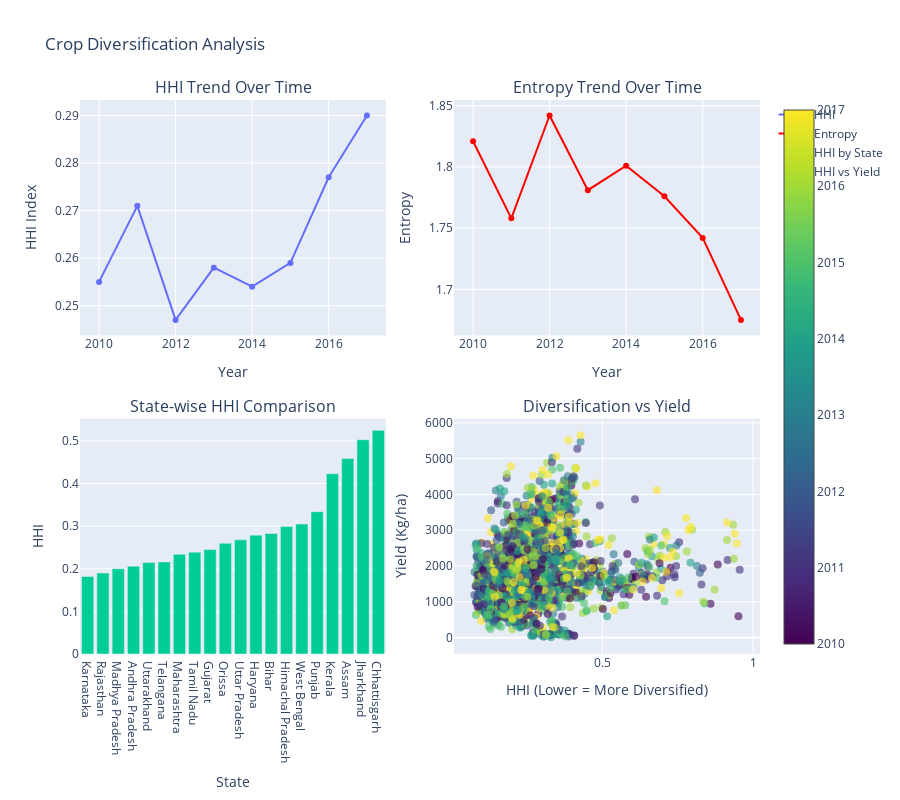

Here is the notebook cell this chart was saved with:
### Code cell
# 8. Crop Diversification Analysis

def analyze_crop_diversification(df):
    """Analyze crop diversification patterns"""
    
    # Calculate Herfindahl-Hirschman Index (HHI) for each district-year
    area_columns = [col for col in df.columns if 'AREA' in col and '1000 ha' in col]
    
    diversification_analysis = []
    for idx, row in df.iterrows():
        areas = row[area_columns]
        total_area = areas.sum()
        
        if total_area > 0:
            proportions = areas / total_area

            # ---- SAFEST FIX: Convert to numpy array (prevents .log error) ----
            proportions_np = proportions.to_numpy(dtype=float)

            # HHI
            hhi = np.sum(proportions_np ** 2)

            # Entropy (fully safe numeric operations)
            entropy = -np.sum(proportions_np * np.log(proportions_np + 1e-10))
            # -------------------------------------------------------------------

            diversification_analysis.append({
                'State': row['State Name'],
                'District': row['Dist Name'],
                'Year': row['Year'],
                'HHI': hhi,
                'Entropy': entropy,
                'Total_Crops': (areas > 0).sum(),
                'Dominant_Crop': areas.idxmax() if not areas.empty else None
            })
    
    diversification_df = pd.DataFrame(diversification_analysis)
    
    # Analyze trends
    print("Crop Diversification Analysis:")
    print("=" * 80)
    
    # Yearly trends
    yearly_diversification = diversification_df.groupby('Year').agg({
        'HHI': 'mean',
        'Entropy': 'mean',
        'Total_Crops': 'mean'
    }).round(3)
    
    print("\nYearly Diversification Trends:")
    print(yearly_diversification)
    
    # State-level comparison
    state_diversification = diversification_df.groupby('State').agg({
        'HHI': ['mean', 'std'],
        'Entropy': ['mean', 'std'],
        'Total_Crops': 'mean'
    }).round(3)
    
    state_diversification.columns = ['_'.join(col).strip() for col in state_diversification.columns.values]
    state_diversification = state_diversification.sort_values('HHI_mean')
    
    print("\nState-level Diversification (sorted by HHI - lower is more diversified):")
    print(state_diversification.head(10))
    
    # Visualization
    fig = make_subplots(
        rows=2, cols=2,
        subplot_titles=('HHI Trend Over Time', 'Entropy Trend Over Time',
                       'State-wise HHI Comparison', 'Diversification vs Yield'),
        vertical_spacing=0.15
    )
    
    # HHI trend
    fig.add_trace(
        go.Scatter(x=yearly_diversification.index, y=yearly_diversification['HHI'],
                  mode='lines+markers', name='HHI'),
        row=1, col=1
    )
    
    # Entropy trend
    fig.add_trace(
        go.Scatter(x=yearly_diversification.index, y=yearly_diversification['Entropy'],
                  mode='lines+markers', name='Entropy', line=dict(color='red')),
        row=1, col=2
    )
    
    # State HHI comparison
    fig.add_trace(
        go.Bar(x=state_diversification.index, y=state_diversification['HHI_mean'],
               name='HHI by State'),
        row=2, col=1
    )
    
    # Diversification vs Yield
    merged_data = pd.merge(
        diversification_df,
        df[['State Name', 'Dist Name', 'Year', 'OVERALL_YIELD_Kg_per_ha']],
        left_on=['State', 'District', 'Year'],
        right_on=['State Name', 'Dist Name', 'Year']
    )
    
    fig.add_trace(
        go.Scatter(
            x=merged_data['HHI'],
            y=merged_data['OVERALL_YIELD_Kg_per_ha'],
            mode='markers',
            name='HHI vs Yield',
            marker=dict(size=8, opacity=0.6, color=merged_data['Year'],
                        colorscale='viridis', showscale=True)
        ),
        row=2, col=2
    )
    
    fig.update_layout(height=800, showlegend=True, title_text="Crop Diversification Analysis")
    fig.update_xaxes(title_text="Year", row=1, col=1)
    fig.update_xaxes(title_text="Year", row=1, col=2)
    fig.update_xaxes(title_text="State", row=2, col=1)
    fig.update_xaxes(title_text="HHI (Lower = More Diversified)", row=2, col=2)
    fig.update_yaxes(title_text="HHI Index", row=1, col=1)
    fig.update_yaxes(title_text="Entropy", row=1, col=2)
    fig.update_yaxes(title_text="HHI", row=2, col=1)
    fig.update_yaxes(title_text="Yield (Kg/ha)", row=2, col=2)
    
    fig.show()
    
    return diversification_df

diversification_df = analyze_crop_diversification(df)

### Figure 1 — Plotly figure (JSON) as saved in the notebook; plotly's stock layout.template omitted (floating-point values rounded to 4 significant figures; data arrays with more than 128 entries replaced by an {"elided": "..."} marker saying what was removed)
{"data": [{"mode": "lines+markers", "name": "HHI", "type": "scatter", "x": [2010, 2011, 2012, 2013, 2014, 2015, 2016, 2017], "xaxis": "x", "y": [0.255, 0.271, 0.247, 0.258, 0.254, 0.259, 0.277, 0.29], "yaxis": "y"}, {"line": {"color": "red"}, "mode": "lines+markers", "name": "Entropy", "type": "scatter", "x": [2010, 2011, 2012, 2013, 2014, 2015, 2016, 2017], "xaxis": "x2", "y": [1.821, 1.758, 1.842, 1.781, 1.801, 1.776, 1.742, 1.675], "yaxis": "y2"}, {"name": "HHI by State", "type": "bar", "x": ["Karnataka", "Rajasthan", "Madhya Pradesh", "Andhra Pradesh", "Uttarakhand", "Telangana", "Maharashtra", "Tamil Nadu", "Gujarat", "Orissa", "Uttar Pradesh", "Haryana", "Bihar", "Himachal Pradesh", "West Bengal", "Punjab", "Kerala", "Assam", "Jharkhand", "Chhattisgarh"], "xaxis": "x3", "y": [0.182, 0.19, 0.2, 0.206, 0.215, 0.216, 0.234, 0.239, 0.245, 0.26, 0.268, 0.279, 0.283, 0.299, 0.305, 0.334, 0.423, 0.459, 0.503, 0.525], "yaxis": "y3"}, {"marker": {"color": {"elided": "2481 int values"}, "colorscale": [[0, "#440154"], [0.1111, "#482878"], [0.2222, "#3e4989"], [0.3333, "#31688e"], [0.4444, "#26828e"], [0.5556, "#1f9e89"], [0.6667, "#35b779"], [0.7778, "#6ece58"], [0.8889, "#b5de2b"], [1, "#fde725"]], "opacity": 0.6, "showscale": true, "size": 8}, "mode": "markers", "name": "HHI vs Yield", "type": "scatter", "x": {"elided": "2481 float values"}, "xaxis": "x4", "y": {"elided": "2481 float values"}, "yaxis": "y4"}], "layout": {"annotations": [{"font": {"size": 16}, "showarrow": false, "text": "HHI Trend Over Time", "x": 0.225, "xanchor": "center", "xref": "paper", "y": 1, "yanchor": "bottom", "yref": "paper"}, {"font": {"size": 16}, "showarrow": false, "text": "Entropy Trend Over Time", "x": 0.775, "xanchor": "center", "xref": "paper", "y": 1, "yanchor": "bottom", "yref": "paper"}, {"font": {"size": 16}, "showarrow": false, "text": "State-wise HHI Comparison", "x": 0.225, "xanchor": "center", "xref": "paper", "y": 0.425, "yanchor": "bottom", "yref": "paper"}, {"font": {"size": 16}, "showarrow": false, "text": "Diversification vs Yield", "x": 0.775, "xanchor": "center", "xref": "paper", "y": 0.425, "yanchor": "bottom", "yref": "paper"}], "height": 800, "showlegend": true, "title": {"text": "Crop Diversification Analysis"}, "xaxis": {"anchor": "y", "domain": [0, 0.45], "title": {"text": "Year"}}, "xaxis2": {"anchor": "y2", "domain": [0.55, 1], "title": {"text": "Year"}}, "xaxis3": {"anchor": "y3", "domain": [0, 0.45], "title": {"text": "State"}}, "xaxis4": {"anchor": "y4", "domain": [0.55, 1], "title": {"text": "HHI (Lower = More Diversified)"}}, "yaxis": {"anchor": "x", "domain": [0.575, 1], "title": {"text": "HHI Index"}}, "yaxis2": {"anchor": "x2", "domain": [0.575, 1], "title": {"text": "Entropy"}}, "yaxis3": {"anchor": "x3", "domain": [0, 0.425], "title": {"text": "HHI"}}, "yaxis4": {"anchor": "x4", "domain": [0, 0.425], "title": {"text": "Yield (Kg/ha)"}}}}
